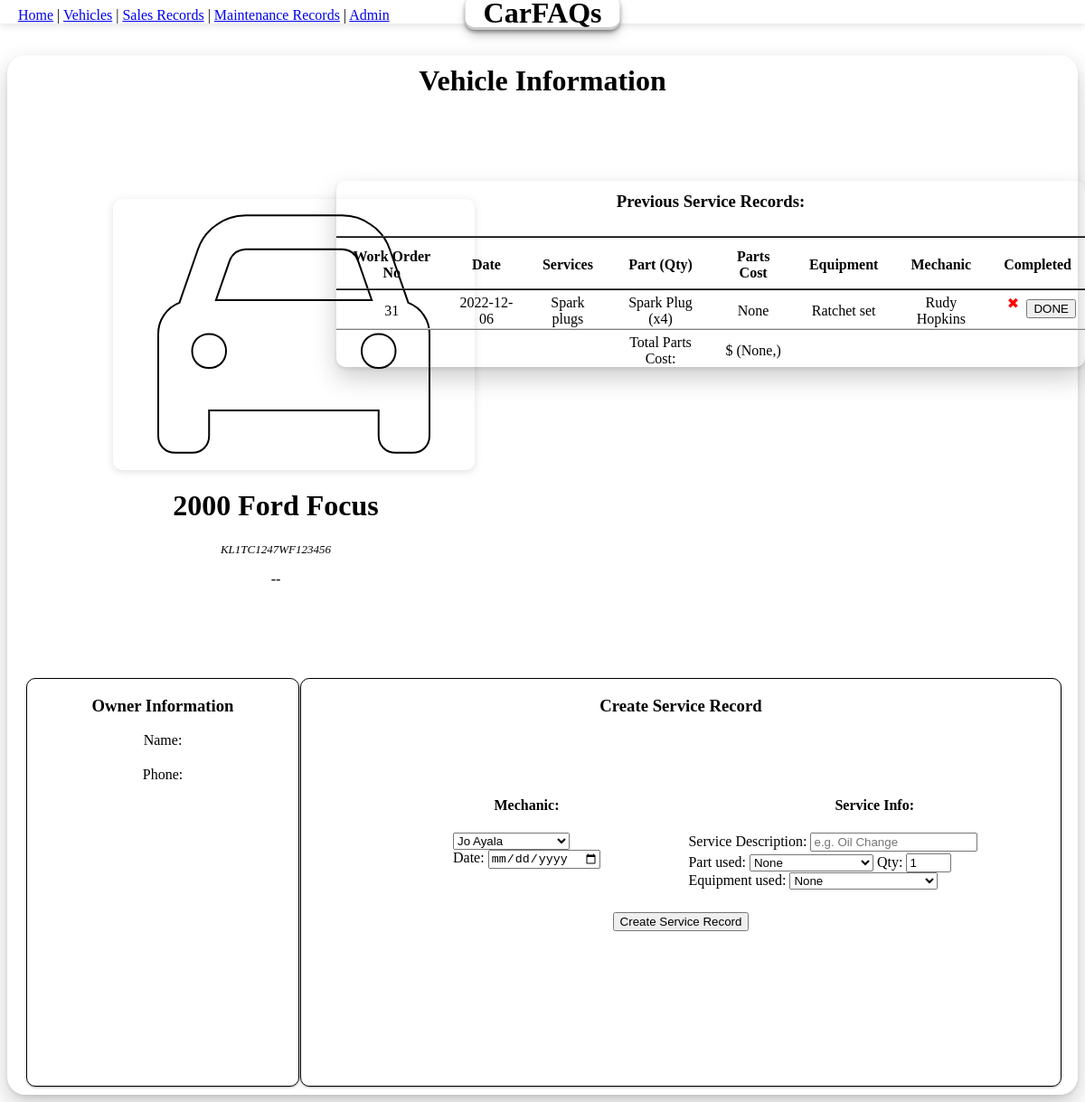
The page /cars/KL1TC1247WF123456/0 on the database its author committed.
### app.py (models this page shows, shortened)
class Vehicle(db.Model):
    v_VIN = db.Column(db.String, primary_key = True)
    v_year = db.Column(db.Integer, unique = False)
    v_make = db.Column(db.String, unique = False)
    v_model = db.Column(db.String, unique = False)
    v_trim = db.Column(db.Integer, unique = False)
    v_color = db.Column(db.Integer, nullable = True, unique = False)
    v_MSRP = db.Column(db.Float, unique = False)
    v_status = db.Column(db.String, unique = False)

class Service(db.Model):
    sv_workOrderNo = db.Column(db.Integer, primary_key = True)
    sv_serviceType = db.Column(db.String, unique = False)
    sv_date = db.Column(db.String, unique = False)
    sv_VIN = db.Column(db.String, unique = False)
    sv_partKey = db.Column(db.Integer, unique = False)
    sv_equipmentKey = db.Column(db.Integer, unique = False)
    sv_cID = db.Column(db.Integer, unique = False)
    sv_mID = db.Column(db.Integer, unique = False)
    sv_partCost = db.Column(db.Integer, unique = False)
    sv_partQty = db.Column(db.Integer, unique = False)
    sv_completed = db.Column(db.Boolean, unique = False)

class Part(db.Model):
    p_partKey = db.Column(db.Integer, primary_key = True)
    p_partName = db.Column(db.String, unique = False)
    p_isOEM = db.Column(db.Boolean, unique = False)
    p_partCost = db.Column(db.Float, unique = False)

class Equipment(db.Model):
    e_equipmentKey = db.Column(db.Integer, primary_key = True)
    e_name = db.Column(db.String, unique = False)
    e_comment = db.Column(db.String, unique = False)

class Mechanic(db.Model):
    m_ID = db.Column(db.Integer, primary_key = True)
    m_name = db.Column(db.String, unique = False)
    m_position = db.Column(db.String, unique = False)

### app.py (the view, shortened to what this page needs)
@app.route('/cars/<string:vin>/<int:button>', methods = ['GET', 'POST'])  #Link to individually selected vehicle by VIN
def thisCar(vin,button):
    if request.form.get('action0') == 'DONE':
        workNo = request.form.get("workNo")
        workOrder = Service.query.filter_by(sv_workOrderNo=workNo).first()
        workOrder.sv_completed = True
        db.session.commit()
    x=True
    car = Vehicle.query.filter_by(v_VIN=vin).first()
    salesperson = Salesperson.query.all()
    mechanic = Mechanic.query.all()
    part = Part.query.all()
    equipment = Equipment.query.all()
    serviceRecords = (Service.query.filter_by(sv_VIN=vin)
                                    .outerjoin(Mechanic, Mechanic.m_ID==Service.sv_mID)
                                    .outerjoin(Part, Part.p_partKey==Service.sv_partKey)
                                    .outerjoin(Equipment, Equipment.e_equipmentKey==Service.sv_equipmentKey)
                                    .add_columns(Service.sv_workOrderNo,Service.sv_date,Service.sv_serviceType,Service.sv_equipmentKey,
                                                 Service.sv_partQty,Service.sv_completed,Service.sv_partKey,Service.sv_partCost,
                                                 Mechanic.m_name, Part.p_partName, Equipment.e_name)
                                    .all())
    sum = Service.query.with_entities(func.sum(Service.sv_partCost)).filter_by(sv_VIN=vin).first()
    if (bool(Sales.query.filter_by(s_VIN=vin).first())):
        print("Sales Record Exists")
        sales = Sales.query.filter_by(s_VIN=vin).first()
        x = False
        owner = Customer.query.filter_by(c_ID=sales.s_cID).first()
    elif(bool(Service.query.filter_by(sv_VIN=vin).first())):
        service = Service.query.filter_by(sv_VIN=vin).first()
        print("\n\n\t\tsvCID",service.sv_cID)
        print("Service Record Exists")
        x = False
        owner = Customer.query.filter_by(c_ID=service.sv_cID).first()
    elif(bool(CarOwner.query.filter_by(co_VIN=vin).first())):
        x = False
        cowner = CarOwner.query.filter_by(co_VIN=vin).first()
        owner = Customer.query.filter_by(c_ID=cowner.co_cID).first()
        print("in else",owner.c_name)
    else:
        owner = Customer.query.first()
    return render_template('selectedcar.html', thisCar=car, sper=salesperson, mech=mechanic,
                                                carForSale=x, owner=owner, service=serviceRecords,
                                                part=part, equip=equipment, sum=sum)

### templates/selectedcar.html (shortened to what this page needs)
<html>
    <link rel="stylesheet" href="{{ url_for('static', filename='css/login.css') }}">
    <div class = "transbox">
    <head>
        <div class="headerbar">
            <div class="headerbar-Links">
                <p><a href={{ url_for('home') }}>Home</a> |
                    <a href={{ url_for('cars') }}>Vehicles</a> |
                    <a href={{ url_for('sales') }}>Sales Records</a> |
                    <a href={{ url_for('maint') }}>Maintenance Records</a> |
                    <a href={{ url_for('admin') }}>Admin</a>
                    </p>
                <div class="headerbar-Title">
                    <h1 class="title">CarFAQs</h1>
                </div>
            </div>
        </div>
    </head>
    <body>
        <div class="carbox">
            <h1 class="pagetitle">Vehicle Information</h1>
        <div class="carinfobox">
                <h2><i id='car' class='fas fa-car' style='font-size:300px;
                    background:radial-gradient(circle farthest-corner at 0px 40px,{{thisCar.v_color}} 70%, #0000001f, {{thisCar.v_color}});
                                                        -webkit-background-clip: text;'></i></h2>
                <h1>{{thisCar.v_year}} {{thisCar.v_make}} {{thisCar.v_model}}</h1>
                <p style="font-style:italic;font-size:small;">{{thisCar.v_VIN}}</p>
                {% if carForSale==True %}
                <p style="font-style:bold;font-size:xxlarge;">${{thisCar.v_MSRP}}</p>
                {% else %}
                <p style="font-style:bold;font-size:xxlarge;">--</p>
                {% endif %}
            </div>
            <div class="carrecordbox">
                <table class="serviceTable">
                    <tr>
                        <th colspan="8"><h3>Previous Service Records:</h3></th>
                    </tr>
                    <tr>
                        <th>Work Order No</th>
                        <th>Date</th>
                        <th>Services</th>
                        <th>Part (Qty)</th>
                        <th>Parts Cost</th>
                        <th>Equipment</th>
                        <th>Mechanic</th>
                        <th>Completed</th>
                    </tr>
                    {% for serv in service %}
                    <tr>
                        <td>{{ serv.sv_workOrderNo }}</td>
                        <td>{{ serv.sv_date }}</td>
                        <td>{{ serv.sv_serviceType }}</td>
                        <td>{{ serv.p_partName }} (x{{ serv.sv_partQty }})</td>
                        <td>{{ serv.sv_partCost }}</td>
                        <td>{{ serv.e_name }}</td>
                        <td>{{ serv.m_name }}</td>
                        <td>{% if serv.sv_completed is sameas True%}
                            <p style="color:green;">&#10004;</p>
                            {% else %}
                            <p style="color:red;display:inline;">&#10006;</p>
                                                                <form class="complete" method="POST" action="/cars/{{thisCar.v_VIN}}/0">
                                                                    <input type="submit" value="DONE" name="action0"/>
                                                                </form>
                            {% endif %}</td>
                    </tr>
                    {% endfor %}
                    <tr>
                        <td></td>
                        <td></td>
                        <td></td>
                        <td>Total Parts Cost:</td>
                        <td>$ {{sum}}</td>
                        <td></td>
                        <td></td>
                        <td></td>
                    </tr>
                </table>
            </div>
            <div class="float-container">
               {% if carForSale==True %}
                <div class="salesbox">
                    <h3>Create Invoice</h3>
                    <form method="POST" action="/cars/{{thisCar.v_VIN}}/1">
                        Salesperson:
                        <br>
                        <select name="sper"
                            {% for person in sper %}
                            <option value="{{person.sp_ID}}">{{person.sp_name}}</option>
                            {% endfor %}
                        </select>
                        <br>
                        <label for="date">Date:</label>
                        <input type="date" value="<?php echo $today; ?>" id="date" name="date">
                        <br><br>
                        Customer Info:
                        <br>
                        <input type="text" name="custName" onfocus="this.value=''" placeholder="Customer Name">
                        <br>
                        <input type="text" name="custNo" onfocus="this.value=''" placeholder="Customer Phone">
                        <br><br>
                        Total Sale Price:
                        <br>
                        <input type="text" name="totalPrice" onfocus="this.value=''" placeholder="Total" style="max-width:75px;">
                        <br><br>
                        <input type="submit" value="Create Invoice">
                    </form>
                </div>
                {% else %}
                <div class="salesbox">
                    <h3>Owner Information</h3>
                    <form method="GET" action="/cars/{{thisCar.v_VIN}}/0">
                        Name:
                        <br>
                        Phone:
                        <br>
                    </form>
                </div>
                {% endif %}
                <div class="repairbox">
                    <h3>Create Service Record</h3>
                    <form method="POST" action="/cars/{{thisCar.v_VIN}}/2">
                        <div class="mechInfoBox">
                            <h4>Mechanic:</h4>
                            <select name="mech"
                                {% for personm in mech %}
                                <option value="{{personm.m_ID}}" SELECTED>{{personm.m_name}}</option>
                                {% endfor %}
                            </select>
                            <br>
                            <label for="date">Date:</label>
                            <input type="date" value="<?php echo $today; ?>" id="date" name="date">
                            <br><br>
                        </div>
                        <div class="serviceInfoBox">
                            <h4>Service Info:</h4>
                            <label for="services">Service Description:</label>
                            <input type="text" name="services" onfocus="this.value=''" placeholder="e.g. Oil Change" style="max-width:300px;">
                            <br>
                            <label for="part">Part used:</label>
                            <select name="part">
                                <option value="" SELECTED>None</option>
                            </select>
                            <label for="quantity">Qty:</label>
                            <input type="number" id="quantity" name="quantity" min="0" max="99" step="1" value="1" style="max-width:50px;">
                            <br>
                            <label for="equip">Equipment used:</label>
                            <select name="equip">
                                <option value="" SELECTED>None</option>
                            </select>
                            <br>
                        </div>
                        <br><br><br><br><br><br><br><br>
                        <input class="createServ" type="submit" value="Create Service Record">
                    </form>
                </div>
            </div>
        </div>
    </div>
    </body>
</html>

### static/css/login.css (style rules this page uses)
h1 { text-align: center; }
table { border-radius: 10px; border-collapse: collapse; margin-left: auto; margin-right: auto; box-shadow: rgba(0, 0, 0, 0.2) 0px 12px 28px 0px, rgba(0, 0, 0, 0.1) 0px 2px 4px 0px, rgba(255, 255, 255, 0.05) 0px 0px 0px 1px inset; }
th { border-bottom: 2px inset black; padding: 12px 15px 8px 15px; }
td ,tr { padding: 5px 10px 0px 10px; justify-content: center; text-align: center; }
td { border-top: 2px inset lightgray; }
.float-container { border: 3px solid #fff; padding: 20px; }
.salesbox, .repairbox { float: left; border: 1px solid black; margin-left: 9px; border-radius: 10px; box-shadow: rgba(61, 61, 61, 0.12) 0px 1px 3px, rgba(0, 0, 0, 0.24) 0px 1px 2px; justify-content: center; text-align: center; padding-bottom: 20px; }
.salesbox { width: 25%; top: 750px; left: 20; position: absolute; min-height: 430px; }
.repairbox { width: 70%; top: 750px; right: 26; position: absolute; min-height: 430px; }
.mechinfoBox { float: left; text-align: left; position: relative; left: 20%; top: 50px; }
input[type=submit].createServ { position:relative; top: 55px; }
.serviceInfoBox { float: right; text-align: left; width:49%; position: relative; top: 50px; }
.carinfobox { float: left; width: 30%; text-align: center; position: absolute; top: 200px;; left:125; }
.carrecordbox { float: right; width: 69%; position: absolute; top: 200px; right: 0%; }
h4 { text-align: center; }
.carbox { border-radius: 20px; box-shadow: rgba(0, 0, 0, 0.2) 0px 12px 28px 0px, rgba(0, 0, 0, 0.1) 0px 2px 4px 0px, rgba(255, 255, 255, 0.05) 0px 0px 0px 1px inset; min-height:1150px; margin-top: 35px; }
input[type=text] { margin-bottom:2px; }
form.complete { position:relative; top: 5px; float:right; }
.headerbar { background-color: white; position: relative; margin: -18px -8px 0px -8px; box-shadow: rgba(99, 99, 99, 0.2) 0px 2px 8px 0px; }
.headerbar-Links { text-align: left; padding: 2px 0px 0px 20px; }
h1.title { font-weight:900; position:absolute; left: 50%; transform: translateX(-50%); top: -15px; background-color: white; border-radius: 10px; padding: 0px 20px; box-shadow: rgba(0, 0, 0, 0.4) 0px 2px 4px, rgba(0, 0, 0, 0.3) 0px 7px 13px -3px, rgba(0, 0, 0, 0.2) 0px -3px 0px inset; }
h1.pagetitle { padding-top: 10px; }
#car { padding: 0px 50px; border-radius: 10px; box-shadow: rgba(99, 99, 99, 0.2) 0px 2px 8px 0px; -webkit-text-fill-color: transparent; -webkit-text-stroke-width: 2px; -webkit-text-stroke-color: black; animation: animate 5s infinite; }

### rows shown on the page
Vehicle: v_year "2000", v_make "Ford", v_model "Focus", v_VIN "KL1TC1247WF123456"
Service: sv_workOrderNo "31", sv_date "2022-12-06", sv_serviceType "Spark plugs", p_partName "Spark Plug", sv_partQty "4", sv_partCost "None", e_name "Ratchet set", m_name "Rudy Hopkins"

### other values the page prints
{{ sum }} "(None,)"
form field mech "Jo Ayala"
